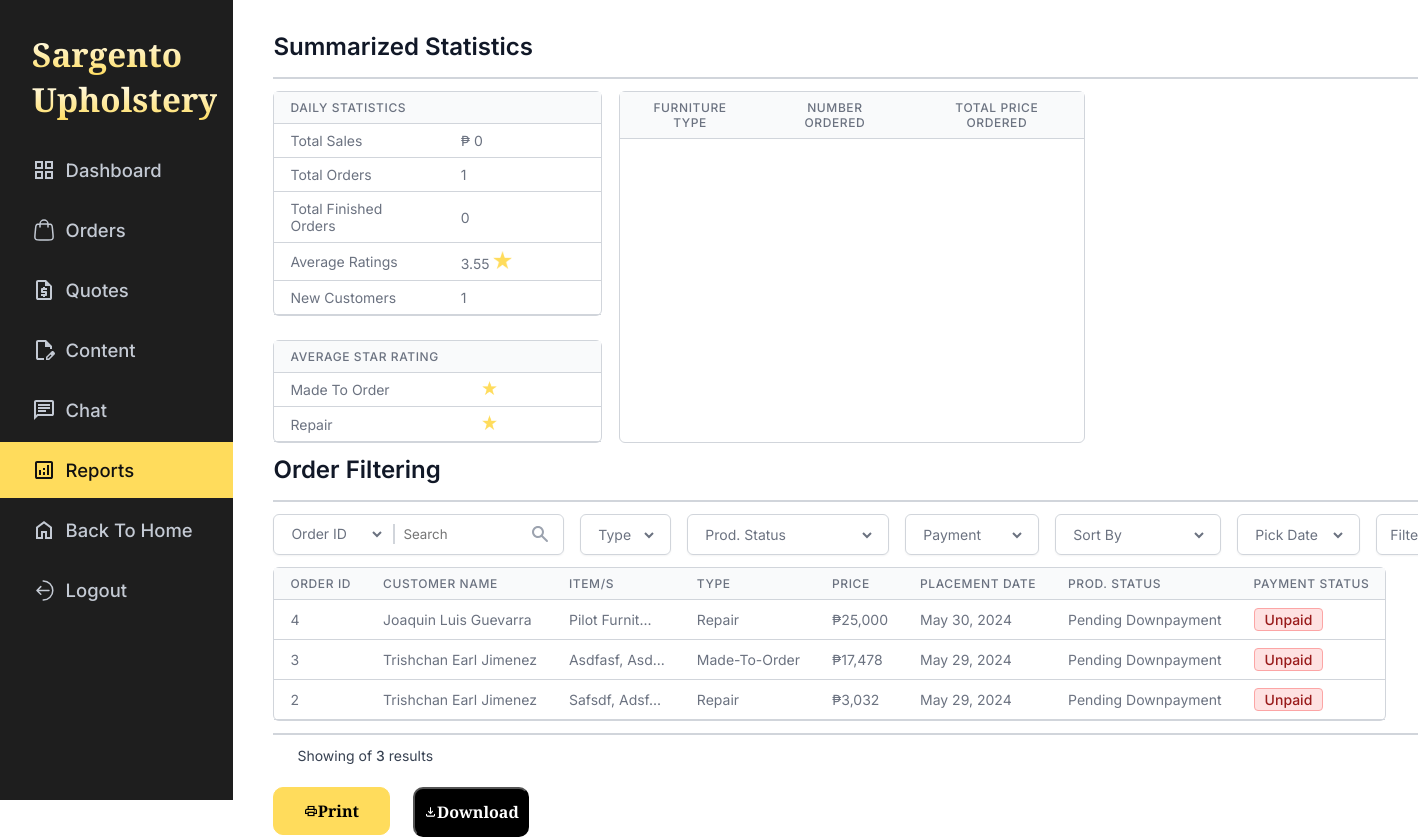
Page /admin/reports.php on the earlier database version.
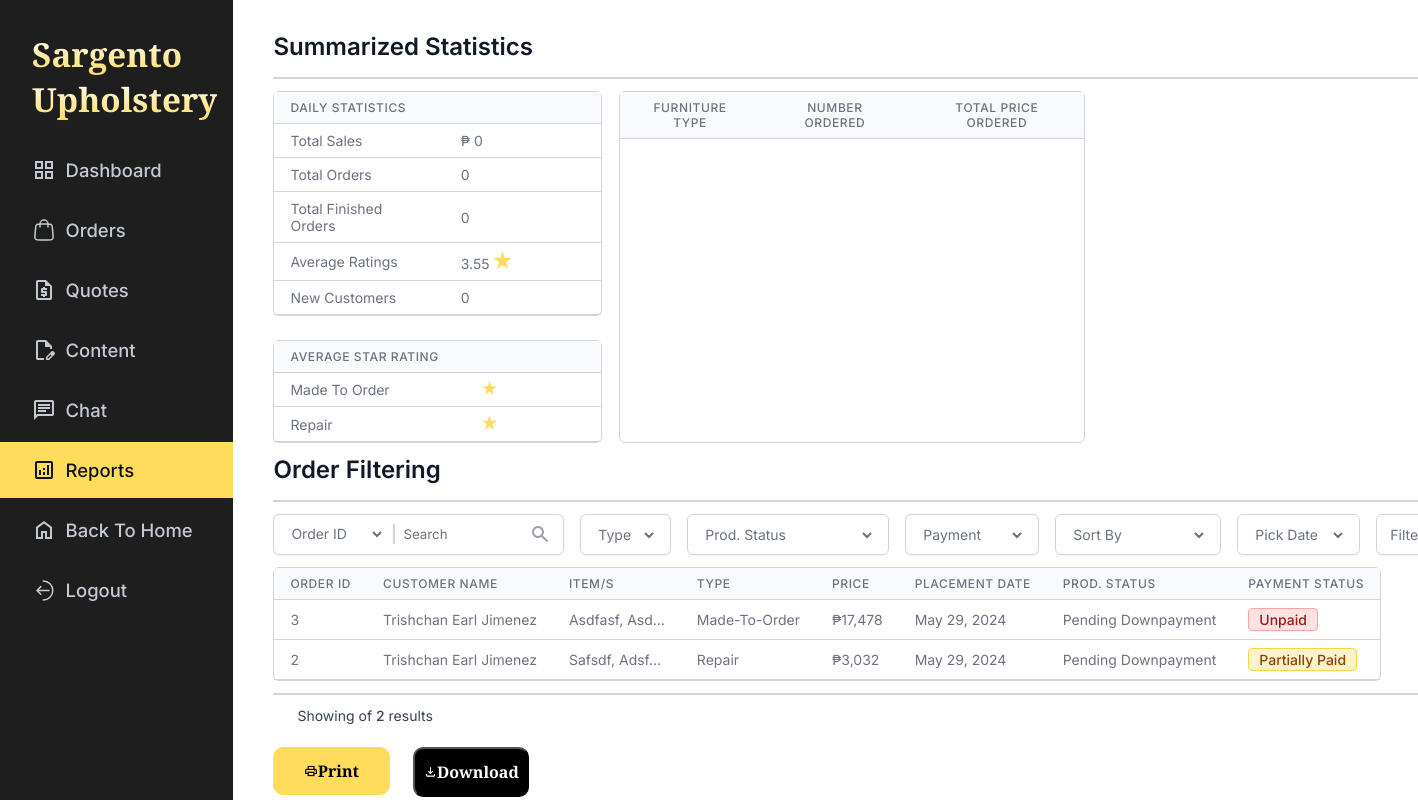
Same page on the later database version.
### tables this page shows
CREATE TABLE `orders` (
  `order_id` int NOT NULL,
  `quote_id` int DEFAULT NULL,
  `order_phase` enum('pending_downpayment','awaiting_furniture','in_production','pending_fullpayment','out_for_delivery','received','cancelled') NOT NULL DEFAULT 'pending_downpayment',
  `payment_phase` enum('unpaid','partially_paid','fully_paid') NOT NULL DEFAULT 'unpaid',
  `cancellation_reason` text,
  `created_at` datetime NOT NULL DEFAULT CURRENT_TIMESTAMP,
  `est_completion_date` date DEFAULT NULL,
  `updated_at` timestamp NOT NULL DEFAULT CURRENT_TIMESTAMP
);

### admin/reports.php (the view, shortened to what the changed rows need)
<?php
require '../database_connection.php';
$order_sort = $_GET['order-sort'] ?? '';
$count_query = "
    SELECT
        COUNT(*) AS total_records
    FROM
        orders O
    JOIN
        quotes Q USING(quote_id)
    JOIN
        users U ON Q.customer_id = U.user_id
    WHERE 1
";
$query = "
    SELECT
        O.order_id,
        U.name AS customer_name,
        Q.service_type AS order_type,
        Q.total_price AS price,
        GROUP_CONCAT(CONCAT(UPPER(SUBSTRING(I.furniture, 1, 1)), LOWER(SUBSTRING(I.furniture, 2))) SEPARATOR ', ') AS item,
        O.created_at AS placement_date,
        O.order_phase AS prod_status,
        O.payment_phase AS payment_status
    FROM
        orders O
    JOIN
        quotes Q USING (quote_id)
    LEFT JOIN
        items I USING (quote_id)
    JOIN
        users U ON Q.customer_id = U.user_id
    WHERE 1
";
$count_result = $conn->query($count_query);
$total_records = $count_result->fetch(PDO::FETCH_ASSOC)['total_records'];
$query .= " GROUP BY O.order_id";
if (!($order_sort === 'default' || empty($order_sort))) {
    $query .= " ORDER BY $order_sort DESC";
} else {
    $query .= " ORDER BY O.updated_at DESC";
}
$query .= " LIMIT 10";
$stmt = $conn->query($query);
$orders = $stmt->fetchAll(PDO::FETCH_ASSOC);
?>
<!DOCTYPE html>
<html lang="en">
<head>
    <link rel="stylesheet" href="../css/global.css">
    <link rel="stylesheet" href="../css/admin/orders.css">
    <link rel="stylesheet" href="../css/sidebar.css">
    <link rel="stylesheet" href="../css/report_generated.css">
    <link rel="stylesheet" href="../css/dashboard.css">
</head>
<body>
    <div class="orders">
        <div class="admin-sidebar">
            <h1>
                <p class="text-gold">Sargento</p>
                <p class="text-gold">Upholstery</p>
            </h1>
        </div>
        <div class="content-container">
            <div class="stats_container">
                <?php
        $stmt = $conn->prepare($sql);
        $stmt->execute();
        $stats = $stmt->fetch(PDO::FETCH_ASSOC);
        $new_orders_today = $stats['new_orders_today'];
        $new_customers_today = $stats['new_customers_today'];
        ?>
                <div class="daily_container">
                    <div class="daily">
                        <table class="order-table">
                            <thead>
                                <tr>
                                    <th>Daily Statistics</th>
                                    <th></th>
                                </tr>
                            </thead>
                            <tbody>
                                <tr>
                                    <td>Total Orders</td>
                                    <td><?= $new_orders_today ?></td>
                                </tr>
                                <tr>
                                    <td>New Customers</td>
                                    <td><?= $new_customers_today ?></td>
                                </tr>
                            </tbody>
                        </table>
                        <table class="order-table">
                            <thead>
                                <tr>
                                    <th>Average Star Rating</th>
                                    <th></th>
                                </tr>
                            </thead>
                        </table>
                    </div>
                    <div class="breakdown_of_furnitures_container">
                    <table class="order-table-breakdown">
                        <thead>
                            <tr>
                                <th>Furniture Type</th>
                                <th>Number Ordered</th>
                                <th>Total Price Ordered</th>
                            </tr>
                        </thead>
                    </table>
                    </div>
                </div>
            </div>
            <div class="order-list-reports" id="order-list">
                <table class="order-table">
                    <thead>
                        <tr>
                            <th>Order Id</th>
                            <th>Customer Name</th>
                            <th>ITEM/S</th>
                            <th>Type</th>
                            <th>Price</th>
                            <th>Placement Date</th>
                            <th>Prod. Status</th>
                            <th>Payment Status</th>
                        </tr>
                    </thead>
                    <tbody>
                        <?php
                            foreach($orders AS $order) {
                                $price = is_null($order['price']) ? "N/A" : "₱" . number_format($order['price']);
                                $date = date('M d, Y', strtotime($order['placement_date']));
                                $prod_status = str_replace("_", "-", $order['prod_status']);
                                $prod_status_text = ucwords(str_replace("-", " ", $prod_status));
                                $payment_status = str_replace("_", "-", $order['payment_status']);
                                $payment_status_text = ucwords(str_replace("_", " ", $order['payment_status']));
                                $type = ($order['order_type'] === "mto") ? "Made-To-Order" : "Repair";
                                $item = ucwords($order['item']);
                                if (strlen($item) > 12) {
                                    $item = substr($item, 0, 12) . '...';
                                }
                                echo "
                                <tr data-id='{$order['order_id']}'>
                                    <td>{$order['order_id']}</td>
                                    <td>{$order['customer_name']}</td>
                                    <td>{$item}</td>
                                    <td>{$type}</td>
                                    <td>{$price}</td>
                                    <td>{$date}</td>
                                    <td>
                                        <span data-prod-status='{$prod_status}'>{$prod_status_text}</span>
                                    </td>
                                    <td class='payment-status status'>
                                        <span data-payment='{$payment_status}'>{$payment_status_text}</span>
                                    </td>
                                </tr>
                                ";
                            }
                        ?>
                    </tbody>
                </table>
                <div class="query-records">
                    <div class="record-count">
                        Showing
                        </span> of <span><?= $total_records ?></span> results
                    </div>
                </div>
            </div>
        </div>
</body>
</html>

Differences in the rows shown:
removed orders: order_id "4", customer_name "Joaquin Luis Guevarra", item "Pilot Furnit...", type "Repair", price "₱25,000", created_at "May 30, 2024", order_phase "Pending Downpayment", payment_phase "Unpaid"
changed orders id 2: payment_phase "Unpaid" → "Partially Paid"
Other differences:
$new_orders_today: "1" → "0"
$new_customers_today: "1" → "0"
$total_records: "3" → "2"
